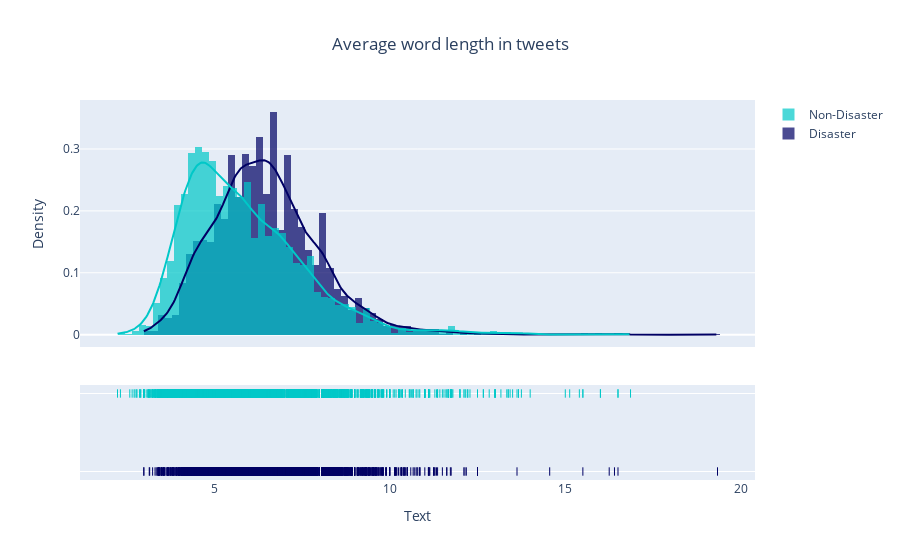

The notebook cell saved with this chart:
### Markdown cell above
## 2.3 Visualising average word lengths of tweets

### Code cell
def avgwordlen(strlist):
    sum=[]
    for i in strlist:
        sum.append(len(i))
    return sum

non_dis_data = data[data['target']==0]['text'].str.split()
dis_data = data[data['target']==1]['text'].str.split()

avgword_len_dis = dis_data.apply(avgwordlen).map(lambda x: np.mean(x))
avgword_len_non_dis = non_dis_data.apply(avgwordlen).map(lambda x: np.mean(x))

group_labels = ['Disaster', 'Non-Disaster']
colors = ['rgb(0, 0, 100)', 'rgb(0, 200, 200)']

fig = ff.create_distplot([avgword_len_dis, avgword_len_non_dis], 
                         group_labels, bin_size=.2, colors=colors,)

fig.update_layout(title_text="Average word length in tweets",title_x=0.5,
                  xaxis_title="Text",yaxis_title="Density").show()

# py.plot(fig,filename='Average word length in tweets',auto_open=False,show_link=False)

### Figure 1 — Plotly figure (JSON) as saved in the notebook; plotly's stock layout.template omitted (floating-point values rounded to 4 significant figures; data arrays with more than 128 entries replaced by an {"elided": "..."} marker saying what was removed)
{"data": [{"autobinx": false, "histnorm": "probability density", "legendgroup": "Disaster", "marker": {"color": "rgb(0, 0, 100)"}, "name": "Disaster", "opacity": 0.7, "type": "histogram", "x": {"elided": "3271 float values"}, "xaxis": "x", "xbins": {"end": 19.33, "size": 0.2, "start": 3}, "yaxis": "y"}, {"autobinx": false, "histnorm": "probability density", "legendgroup": "Non-Disaster", "marker": {"color": "rgb(0, 200, 200)"}, "name": "Non-Disaster", "opacity": 0.7, "type": "histogram", "x": {"elided": "4342 float values"}, "xaxis": "x", "xbins": {"end": 16.86, "size": 0.2, "start": 2.25}, "yaxis": "y"}, {"legendgroup": "Disaster", "marker": {"color": "rgb(0, 0, 100)"}, "mode": "lines", "name": "Disaster", "showlegend": false, "type": "scatter", "x": {"elided": "500 float values"}, "xaxis": "x", "y": {"elided": "500 float values"}, "yaxis": "y"}, {"legendgroup": "Non-Disaster", "marker": {"color": "rgb(0, 200, 200)"}, "mode": "lines", "name": "Non-Disaster", "showlegend": false, "type": "scatter", "x": {"elided": "500 float values"}, "xaxis": "x", "y": {"elided": "500 float values"}, "yaxis": "y"}, {"legendgroup": "Disaster", "marker": {"color": "rgb(0, 0, 100)", "symbol": "line-ns-open"}, "mode": "markers", "name": "Disaster", "showlegend": false, "type": "scatter", "x": {"elided": "3271 float values"}, "xaxis": "x", "y": {"elided": "3271 str values"}, "yaxis": "y2"}, {"legendgroup": "Non-Disaster", "marker": {"color": "rgb(0, 200, 200)", "symbol": "line-ns-open"}, "mode": "markers", "name": "Non-Disaster", "showlegend": false, "type": "scatter", "x": {"elided": "4342 float values"}, "xaxis": "x", "y": {"elided": "4342 str values"}, "yaxis": "y2"}], "layout": {"barmode": "overlay", "hovermode": "closest", "legend": {"traceorder": "reversed"}, "title": {"text": "Average word length in tweets", "x": 0.5}, "xaxis": {"anchor": "y2", "domain": [0, 1], "title": {"text": "Text"}, "zeroline": false}, "yaxis": {"anchor": "free", "domain": [0.35, 1], "position": 0, "title": {"text": "Density"}}, "yaxis2": {"anchor": "x", "domain": [0, 0.25], "dtick": 1, "showticklabels": false}}}
